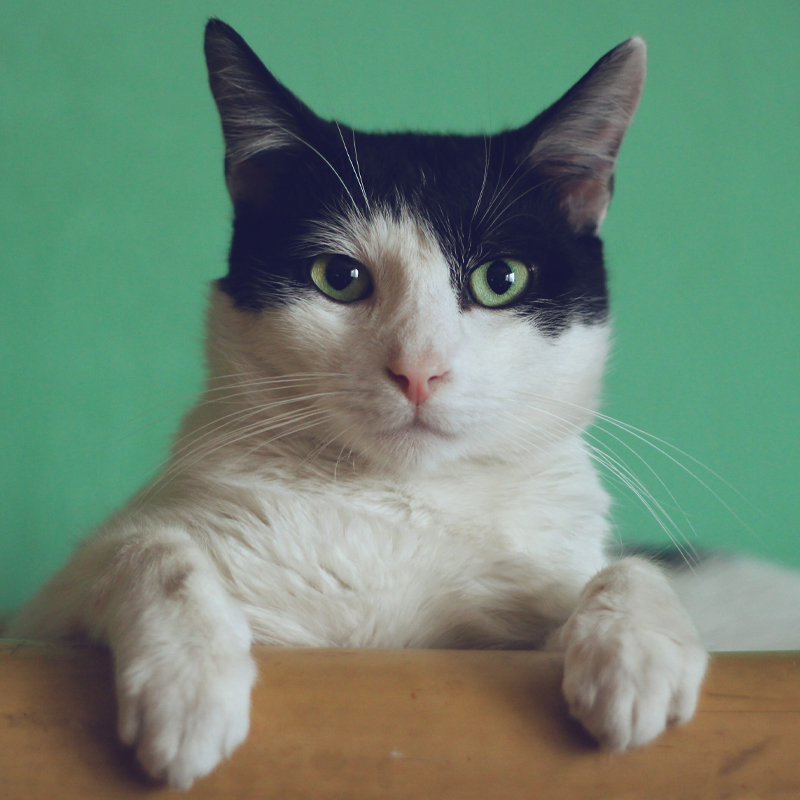
#> input picture cat.jpg, 800 x 800 px
$ python gaussian.py
#> lines starting #> are read from the running program, lines starting #| are printed output that depends on the picture
import cv2 as cv
import numpy as np

#Gaussian Blur
#OpenCv can perfrom this using cv.GaussianBlur()

cat = cv.imread('cat.jpg')
#> cat is the input picture: shape (800, 800, 3); mean B, G, R 115.5, 133.5, 110
cv.imshow('cat',cat)

#Applying Filter
blur = cv.GaussianBlur(cat,(41,41),sigmaX= 3, sigmaY= 20)
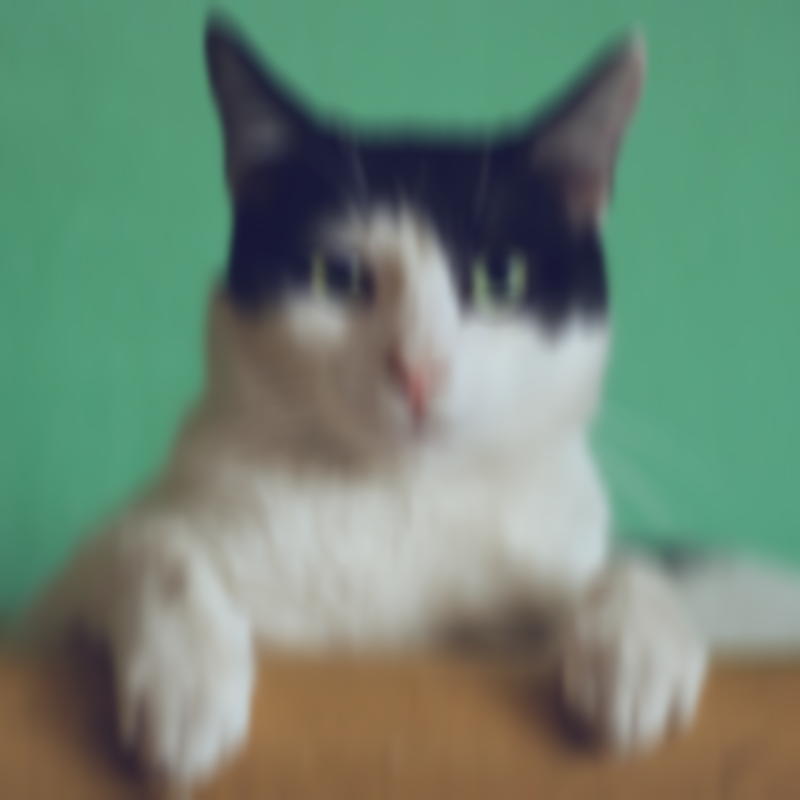
#> blur: shape (800, 800, 3); mean B, G, R 115.5, 133.5, 110
cv.imshow('blur', blur)

cv.waitKey(0)

#to write image
#cv.imwrite('blur.jpg', blur)

$ run again, with dog.jpg copied over cat.jpg
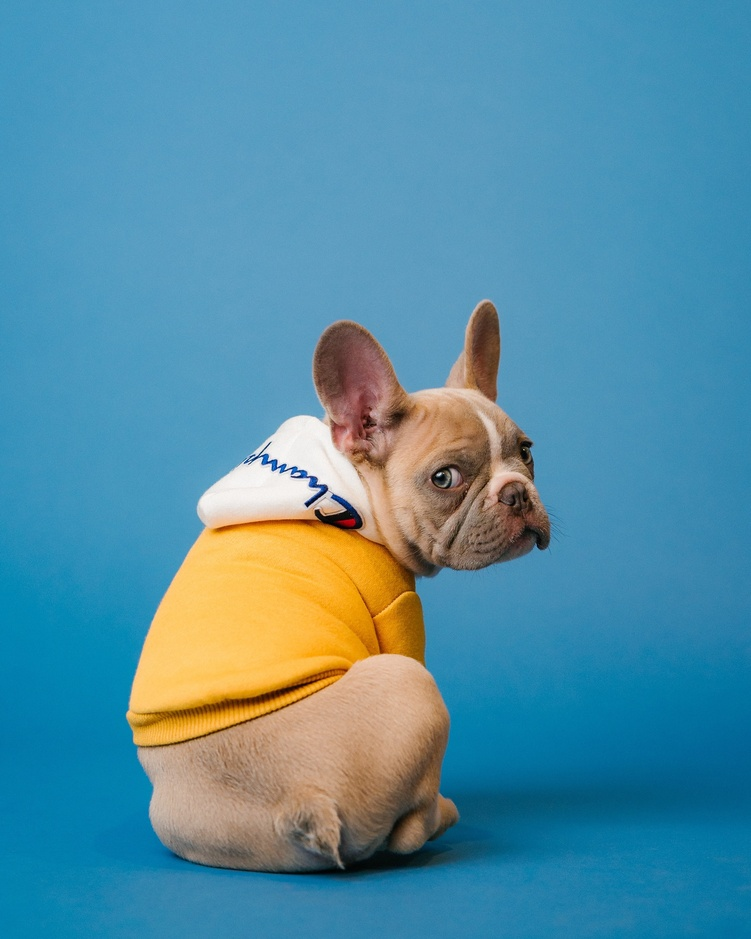
#> input picture dog.jpg, 751 x 939 px, shrunk from 2688 x 3360 before the run
#> cat is the input picture: shape (939, 751, 3); mean B, G, R 163.1, 142.1, 83.6
#> `blur = cv.GaussianBlur(cat,(41,41),sigmaX= 3, sigmaY= 20)`:
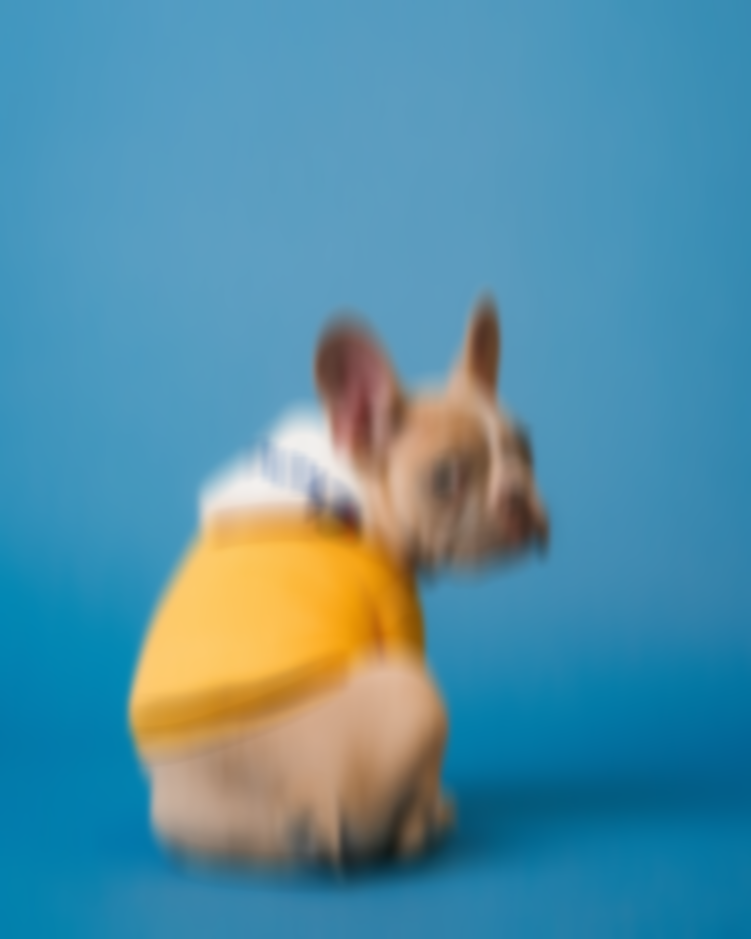
#> blur: shape (939, 751, 3); mean B, G, R 163.1, 142.1, 83.6

$ run again, with download.jpg copied over cat.jpg
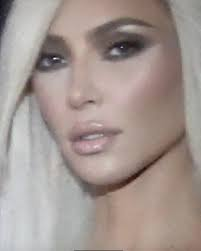
#> input picture download.jpg, 201 x 251 px
#> cat is the input picture: shape (251, 201, 3); mean B, G, R 145.7, 151.1, 163.9
#> `blur = cv.GaussianBlur(cat,(41,41),sigmaX= 3, sigmaY= 20)`:
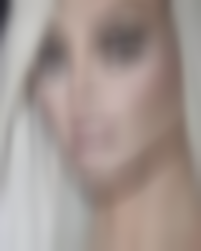
#> blur: shape (251, 201, 3); mean B, G, R 145.8, 151.1, 164
